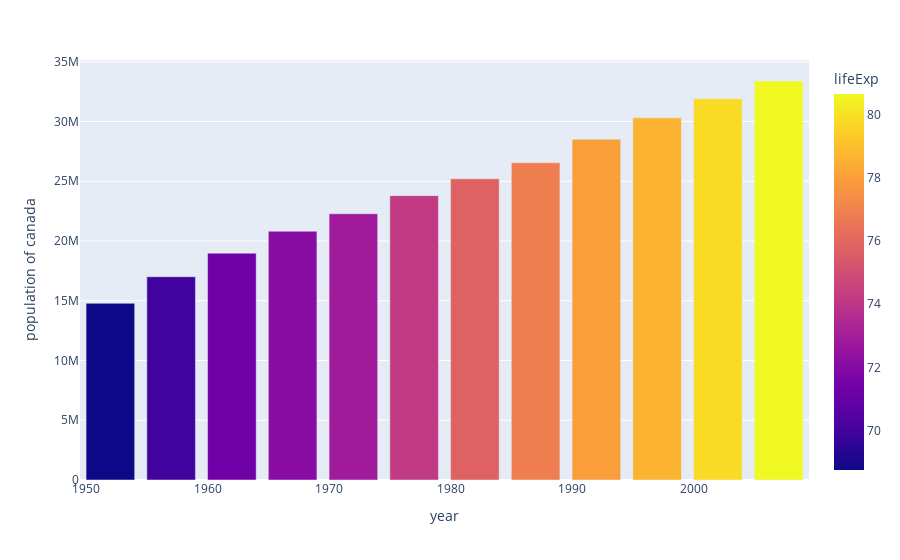

The cell this chart's notebook holds for it:
### Code cell
#add the colour lifeexp
fig=px.bar(canada_data,x='year',y='pop',color='lifeExp',height=400,labels={'pop':'population of canada'})
fig.show()

### Figure 1 — Plotly figure (JSON) as saved in the notebook; plotly's stock layout.template omitted (floating-point values rounded to 4 significant figures)
{"data": [{"alignmentgroup": "True", "hovertemplate": "year=%{x}<br>population of canada=%{y}<br>lifeExp=%{marker.color}<extra></extra>", "legendgroup": "", "marker": {"color": [68.75, 69.96, 71.3, 72.13, 72.88, 74.21, 75.76, 76.86, 77.95, 78.61, 79.77, 80.65], "coloraxis": "coloraxis", "pattern": {"shape": ""}}, "name": "", "offsetgroup": "", "orientation": "v", "showlegend": false, "textposition": "auto", "type": "bar", "x": [1952, 1957, 1962, 1967, 1972, 1977, 1982, 1987, 1992, 1997, 2002, 2007], "xaxis": "x", "y": [14785584, 17010154, 18985849, 20819767, 22284500, 23796400, 25201900, 26549700, 28523502, 30305843, 31902268, 33390141], "yaxis": "y"}], "layout": {"autosize": true, "barmode": "relative", "coloraxis": {"colorbar": {"title": {"text": "lifeExp"}}, "colorscale": [[0, "#0d0887"], [0.1111, "#46039f"], [0.2222, "#7201a8"], [0.3333, "#9c179e"], [0.4444, "#bd3786"], [0.5556, "#d8576b"], [0.6667, "#ed7953"], [0.7778, "#fb9f3a"], [0.8889, "#fdca26"], [1, "#f0f921"]]}, "legend": {"tracegroupgap": 0}, "margin": {"t": 60}, "xaxis": {"anchor": "y", "autorange": true, "domain": [0, 1], "range": [1950.0, 2010.0], "title": {"text": "year"}, "type": "linear"}, "yaxis": {"anchor": "x", "autorange": true, "domain": [0, 1], "range": [0, 35150000.0], "title": {"text": "population of canada"}, "type": "linear"}}}
